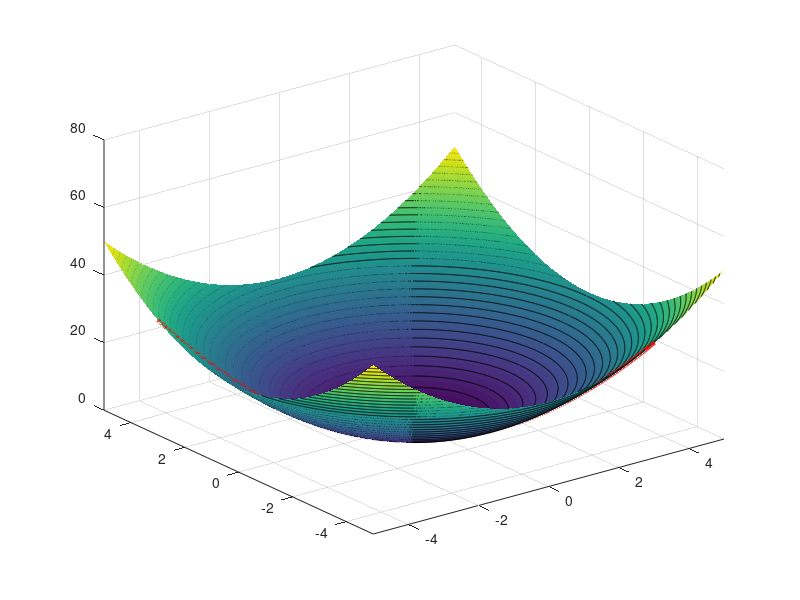

The MATLAB script that drew this image: (Note: this script raises an error after producing the figure.)
% Define the grid
[x, y] = meshgrid(-5:0.01:5, -5:0.01:5);
 
% Objective function
f = x.^2 + y.^2;
c = -2;
% Define the constraint line: x + y + 3 = 0 => y = -x - 3
x_constr = -5:0.01:5;
y_constr = -x_constr +c;
z_constr = x_constr.^2 + y_constr.^2;
 
figure;
% Plot the surface
surf(x, y, f, 'EdgeColor', 'none');
hold on;
% Add contour lines on the base (z = 0)
contour3(x, y, f, 32, 'k'); % 32 contour levels, black lines
% Plot the constraint curve on the surface
plot3(x_constr, y_constr, z_constr, 'r', 'LineWidth', 3);
% Plot the constraint plane
cp = constantplane([1 1 0], c);
 
 
% Plot the unconstrained minimum point (0,0)
plot3(0, 0, 0, 'ko', 'MarkerSize', 8, 'MarkerFaceColor', 'k');
text(1, 1, 1, 'Uncons. Min', 'Color', 'r');
 
% Plot the constrained minimum point (-1.5, -1.5)
xmin = -1;
ymin = -1;
f_min_constr = (xmin)^2 + (ymin)^2;
plot3(xmin, ymin, f_min_constr, 'go', 'MarkerSize', 8, 'MarkerFaceColor', 'g');
text(-3, -3, f_min_constr + 1, 'Const. Min', 'Color', 'g');
 
% Colormap with fewer levels
colormap(jet(32)); % 16 color levels
colorbar;
 
% Labels and view
xlabel('x');
ylabel('y');
zlabel('f(x, y) = x^2 + y^2');
title('Minimize x^2 + y^2 subject to x + y + 2 = 0');
view(45, 30);
grid on;
